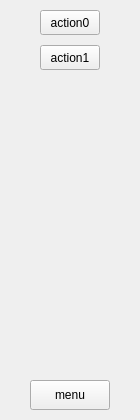
<?xml version="1.0" encoding="UTF-8"?>
<ui version="4.0">
 <class>Ulaabody</class>
 <widget class="QWidget" name="Ulaabody">
  <property name="geometry">
   <rect>
    <x>0</x>
    <y>0</y>
    <width>140</width>
    <height>420</height>
   </rect>
  </property>
  <property name="windowTitle">
   <string>Ulaabody</string>
  </property>
  <property name="locale">
   <locale language="Chinese" country="China"/>
  </property>
  <widget class="QPushButton" name="pushButton_menu">
   <property name="geometry">
    <rect>
     <x>30</x>
     <y>380</y>
     <width>80</width>
     <height>30</height>
    </rect>
   </property>
   <property name="text">
    <string>menu</string>
   </property>
  </widget>
  <widget class="QPushButton" name="pushButton_action0">
   <property name="geometry">
    <rect>
     <x>40</x>
     <y>10</y>
     <width>60</width>
     <height>25</height>
    </rect>
   </property>
   <property name="text">
    <string>action0</string>
   </property>
  </widget>
  <widget class="QPushButton" name="pushButton_action1">
   <property name="geometry">
    <rect>
     <x>40</x>
     <y>45</y>
     <width>60</width>
     <height>25</height>
    </rect>
   </property>
   <property name="text">
    <string>action1</string>
   </property>
  </widget>
 </widget>
 <resources/>
 <connections/>
</ui>
